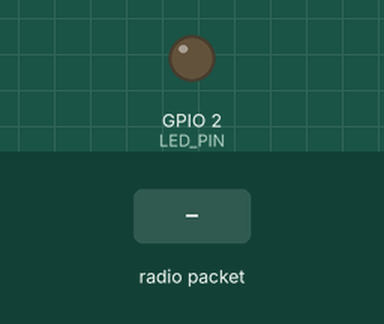
Recording of a sketch running on a simulated ESP32. Parts: output pins drawn as LEDs (lit = HIGH). Dashed ring = blinking. The inputs (shaded band) are chosen by the test bench. What the sketch prints to the serial monitor is not drawn.

Above: at 1.2 s.
1.3 s: radio packet "PONG" arrives
4.3 s: radio packet "1" arrives
At 5.8 s:
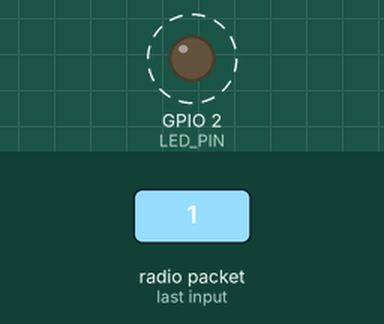
Timing chart, 0 to 13.3 s (numbered marks = the images above; inputs shaded):
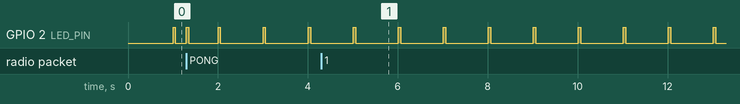

Measured:
- by itself, GPIO 2 (LED_PIN): alternates HIGH for 0.05 s and LOW for 0.95 s

The sketch:

Transmitter.ino
```cpp
#include <esp_now.h>
#include <WiFi.h>

uint8_t droneMac[] =  {0x90,0xE5,0xB1,0x99,0xA2,0xBE}; // MAC Drone

const int LED_PIN = 2;
const int LED_BLINK_DURATION = 50;
unsigned long ledTurnOffTime = 0;

char buffer[128];
char telemetryBuffer[128];

unsigned long lastPingTime = 0;

void OnDataSent(const uint8_t *mac_addr, esp_now_send_status_t status) {
  if(status == ESP_NOW_SEND_SUCCESS){
    Serial.println("C:Data sent ✅");
    digitalWrite(LED_PIN, HIGH);
    ledTurnOffTime = millis() + LED_BLINK_DURATION;
  } else {
    Serial.println("C:Data send ❌");
  }
}

void OnDataRecv(const uint8_t *mac, const uint8_t *incomingData, int len) {
  if(len > 0){
    memcpy(telemetryBuffer, incomingData, len);
    telemetryBuffer[len] = '\0';
    Serial.print("T:"); Serial.println(telemetryBuffer);

    if(strcmp(telemetryBuffer, "PONG") == 0){
      Serial.println("Drone online ✅");
      digitalWrite(LED_PIN, HIGH);
      ledTurnOffTime = millis() + LED_BLINK_DURATION;
    }
  }
}

void setup() {
  Serial.begin(115200);
  pinMode(LED_PIN, OUTPUT);
  digitalWrite(LED_PIN, LOW);

  WiFi.mode(WIFI_STA);

  if(esp_now_init() != ESP_OK){
    Serial.println("ESP-NOW init failed ❌");
    return;
  }

  esp_now_register_send_cb(OnDataSent);
  esp_now_register_recv_cb(OnDataRecv);

  esp_now_peer_info_t peerInfo = {};
  memcpy(peerInfo.peer_addr, droneMac, 6);
  peerInfo.channel = 0;
  peerInfo.encrypt = false;
  if(esp_now_add_peer(&peerInfo) != ESP_OK){
    Serial.println("Add peer failed ❌");
    return;
  }

  Serial.println("Ground Station ready ✅");
}

void loop() {
  // Gửi lệnh từ Serial
  if(Serial.available()){
    int len = Serial.readBytes(buffer, sizeof(buffer)-1);
    buffer[len] = '\0';
    esp_now_send(droneMac, (uint8_t*)buffer, len);
  }

  // Gửi ping mỗi 1s để kiểm tra kết nối
  if(millis() - lastPingTime > 1000){
    char ping[] = "PING";
    esp_now_send(droneMac, (uint8_t*)ping, strlen(ping));
    lastPingTime = millis();
  }

  if(ledTurnOffTime > 0 && millis() >= ledTurnOffTime){
    digitalWrite(LED_PIN, LOW);
    ledTurnOffTime = 0;
  }
}
```
